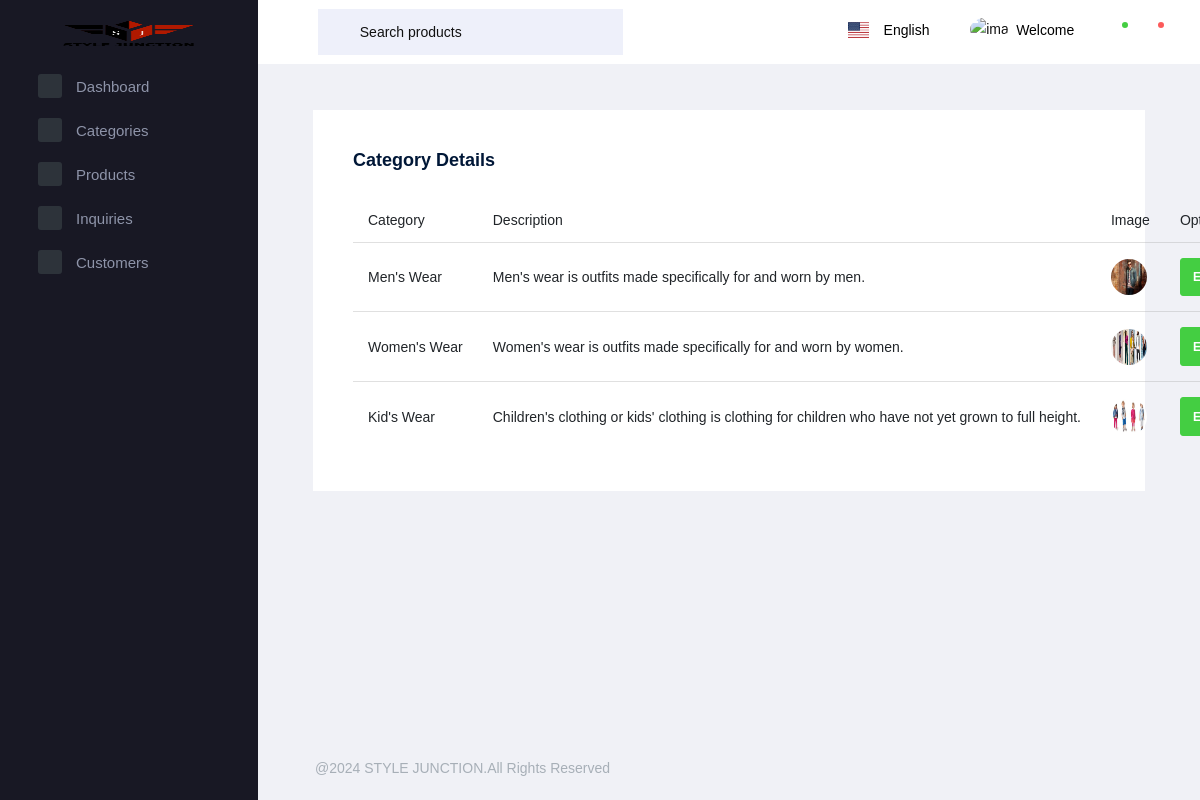
Page /TextAdminApp/cdetails/ on the committed database.
### TextAdminApp/models.py (models this page shows)
class addcat(models.Model):
    Category = models.CharField(max_length=50,null=True,blank=True)
    Description = models.TextField(max_length=1000,null=True,blank=True)
    Image = models.ImageField(upload_to='Category_Pictures')

### TextAdminApp/views.py (the view)
# urls.py: path('cdetails/',views.cdetails,name="cdetails"),
def cdetails(page):
    data = addcat.objects.all()
    return render(page,"Category_Details.html",{'data':data})

### TextAdminApp/templates/Category_Details.html (shortened to what this page needs)
<!DOCTYPE html>
{% extends 'index.html' %}
{% block content %}
<html lang="en">
<head>
</head>
<body>
<div class="col-lg-12 grid-margin stretch-card">
                <div class="card">
                  <div class="card-body">
                    <h4 class="card-title">Category Details</h4>
                    <table class="table table-hover">
                      <thead>
                        <tr>
                          <th>Category</th>
                          <th>Description</th>
                          <th>Image</th>
                          <th>Options</th>
                        </tr>
                      </thead>
                      <tbody>
                        {% for i in data %}
                        <tr>
                            <td>{{i.Category}}</td>
                            <td>{{i.Description}}</td>
                            <td>
                                <img src="{{i.Image.url}}">
                            </td>
                            <td>
                                <a href="{% url 'editcat' c_id=i.id %}">
                                    <button class="btn btn-success">Edit</button>
                                </a>
                            </td>
                        </tr>
                      {% endfor %}
                      </tbody>
                    </table>
                  </div>
                </div>
              </div>
</body>
</html>
{% endblock %}

### rows in the picture
addcat: Category "Men's Wear", Description "Men's wear is outfits made specifically for and worn by men.", Image (picture)
addcat: Category "Women's Wear", Description "Women's wear is outfits made specifically for and worn by women.", Image (picture)
addcat: Category "Kid's Wear", Description "Children's clothing or kids' clothing is clothing for children who have not yet grown to full height.", Image (picture)
